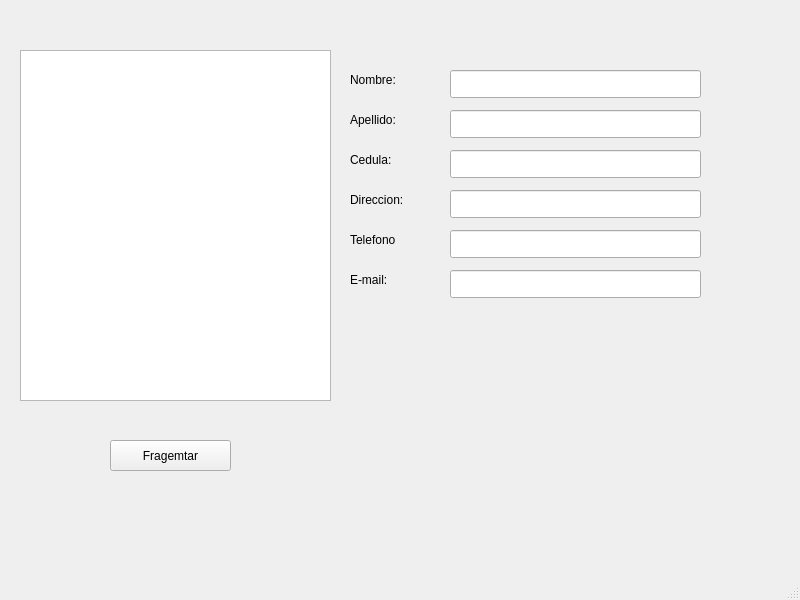
<?xml version="1.0" encoding="UTF-8"?>
<ui version="4.0">
 <class>MainWindow</class>
 <widget class="QMainWindow" name="MainWindow">
  <property name="geometry">
   <rect>
    <x>0</x>
    <y>0</y>
    <width>800</width>
    <height>600</height>
   </rect>
  </property>
  <property name="windowTitle">
   <string>MainWindow</string>
  </property>
  <widget class="QWidget" name="centralwidget">
   <widget class="QTextEdit" name="textEdit">
    <property name="geometry">
     <rect>
      <x>20</x>
      <y>50</y>
      <width>311</width>
      <height>351</height>
     </rect>
    </property>
   </widget>
   <widget class="QPushButton" name="pushButton">
    <property name="geometry">
     <rect>
      <x>110</x>
      <y>440</y>
      <width>121</width>
      <height>31</height>
     </rect>
    </property>
    <property name="text">
     <string>Fragemtar</string>
    </property>
   </widget>
   <widget class="QLineEdit" name="lineNombre">
    <property name="geometry">
     <rect>
      <x>450</x>
      <y>70</y>
      <width>251</width>
      <height>28</height>
     </rect>
    </property>
   </widget>
   <widget class="QLineEdit" name="lineApellido">
    <property name="geometry">
     <rect>
      <x>450</x>
      <y>110</y>
      <width>251</width>
      <height>28</height>
     </rect>
    </property>
   </widget>
   <widget class="QLineEdit" name="lineCedula">
    <property name="geometry">
     <rect>
      <x>450</x>
      <y>150</y>
      <width>251</width>
      <height>28</height>
     </rect>
    </property>
   </widget>
   <widget class="QLineEdit" name="lineDireccion">
    <property name="geometry">
     <rect>
      <x>450</x>
      <y>190</y>
      <width>251</width>
      <height>28</height>
     </rect>
    </property>
   </widget>
   <widget class="QLineEdit" name="lineTelefono">
    <property name="geometry">
     <rect>
      <x>450</x>
      <y>230</y>
      <width>251</width>
      <height>28</height>
     </rect>
    </property>
   </widget>
   <widget class="QLineEdit" name="lineEmail">
    <property name="geometry">
     <rect>
      <x>450</x>
      <y>270</y>
      <width>251</width>
      <height>28</height>
     </rect>
    </property>
   </widget>
   <widget class="QLabel" name="label">
    <property name="geometry">
     <rect>
      <x>350</x>
      <y>70</y>
      <width>91</width>
      <height>20</height>
     </rect>
    </property>
    <property name="text">
     <string>Nombre:</string>
    </property>
   </widget>
   <widget class="QLabel" name="label_2">
    <property name="geometry">
     <rect>
      <x>350</x>
      <y>110</y>
      <width>63</width>
      <height>20</height>
     </rect>
    </property>
    <property name="text">
     <string>Apellido:</string>
    </property>
   </widget>
   <widget class="QLabel" name="label_3">
    <property name="geometry">
     <rect>
      <x>350</x>
      <y>150</y>
      <width>63</width>
      <height>20</height>
     </rect>
    </property>
    <property name="text">
     <string>Cedula:</string>
    </property>
   </widget>
   <widget class="QLabel" name="label_4">
    <property name="geometry">
     <rect>
      <x>350</x>
      <y>190</y>
      <width>63</width>
      <height>20</height>
     </rect>
    </property>
    <property name="text">
     <string>Direccion:</string>
    </property>
   </widget>
   <widget class="QLabel" name="label_5">
    <property name="geometry">
     <rect>
      <x>350</x>
      <y>230</y>
      <width>63</width>
      <height>20</height>
     </rect>
    </property>
    <property name="text">
     <string>Telefono</string>
    </property>
   </widget>
   <widget class="QLabel" name="label_6">
    <property name="geometry">
     <rect>
      <x>350</x>
      <y>270</y>
      <width>63</width>
      <height>20</height>
     </rect>
    </property>
    <property name="text">
     <string>E-mail:</string>
    </property>
   </widget>
  </widget>
  <widget class="QMenuBar" name="menubar">
   <property name="geometry">
    <rect>
     <x>0</x>
     <y>0</y>
     <width>800</width>
     <height>25</height>
    </rect>
   </property>
  </widget>
  <widget class="QStatusBar" name="statusbar"/>
 </widget>
 <resources/>
 <connections/>
</ui>
